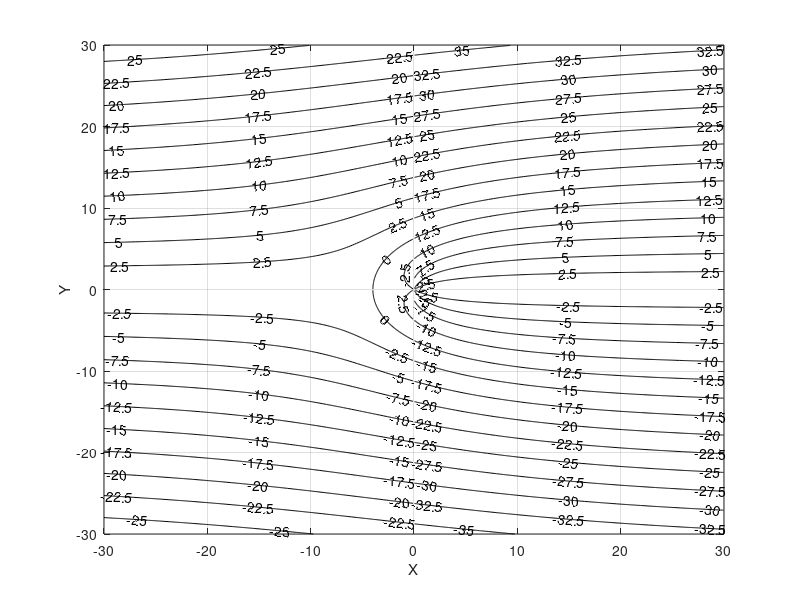
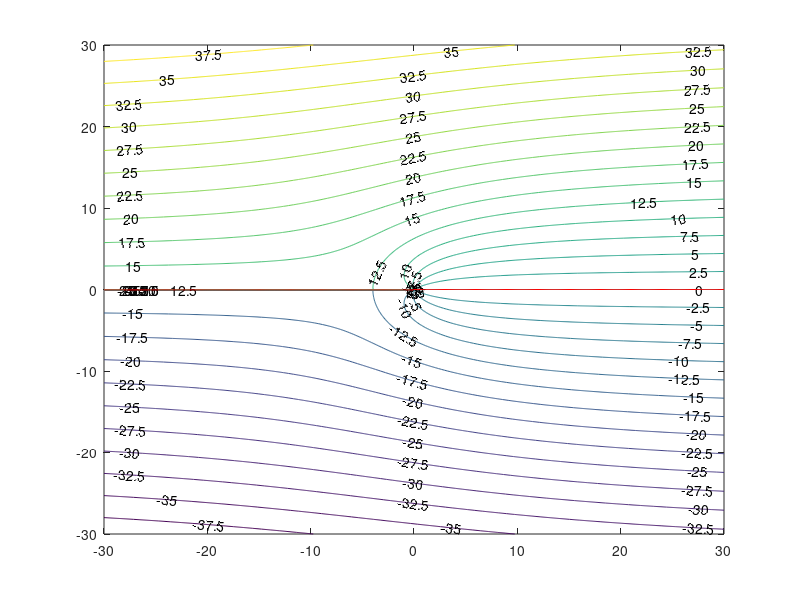

These figures' MATLAB source, in order:
m=25;
U = 1;
%Mesh for fourth quadrant and corresponding stream value function
[X1,Y1] = meshgrid(.05:.1:30,-30:.1:-.05);
psi1 = U*Y1 + m/(2*pi)*atan(Y1./X1);
%Mesh for first quadrant and corresponding stream value function
[X2,Y2] = meshgrid(.05:.1:30,.05:.1:30);
psi2 = U*Y2 + m/(2*pi)*atan(Y2./X2);
%Mesh for second quadrant and corresponding stream value function
[X3,Y3] = meshgrid(-30:.1:-.05,.05:.1:30);
psi3 = U*Y3 + m/(2*pi)*atan(Y3./X3);
%Mesh for third quadrant and corresponding stream value function
[X4,Y4] = meshgrid(-30:.1:-.05,-30:.1:-.05);
psi4 = U*Y4 + m/(2*pi)*atan(Y4./X4);

figure (1)
A='on';
B = 2;
C = 2.5;
contour(X1,Y1,psi1,'k','showtext',A,'textstep',B,'levelstep',C);
hold on;
contour(X2,Y2,psi2,'k','showtext',A,'textstep',B,'levelstep',C);
hold on;
contour(X3,Y3,psi3,'k','showtext',A,'textstep',B,'levelstep',C);
hold on;
contour(X4,Y4,psi4,'k','showtext',A,'textstep',B,'levelstep',C);
hold off;
xlim([-30 30]);ylim([-30 30]);
xlabel('X');ylabel('Y');
grid on;

[x,y] = meshgrid(-30:.1:30,-30:.1:30);
psi = U*y + m/(2*pi)*atan2(y,x);
figure(2)
contour(x,y,psi,'showtext','on','levelstep',2.5)
hold on
contour(x,y,psi,[0,0],'linecolor','r')